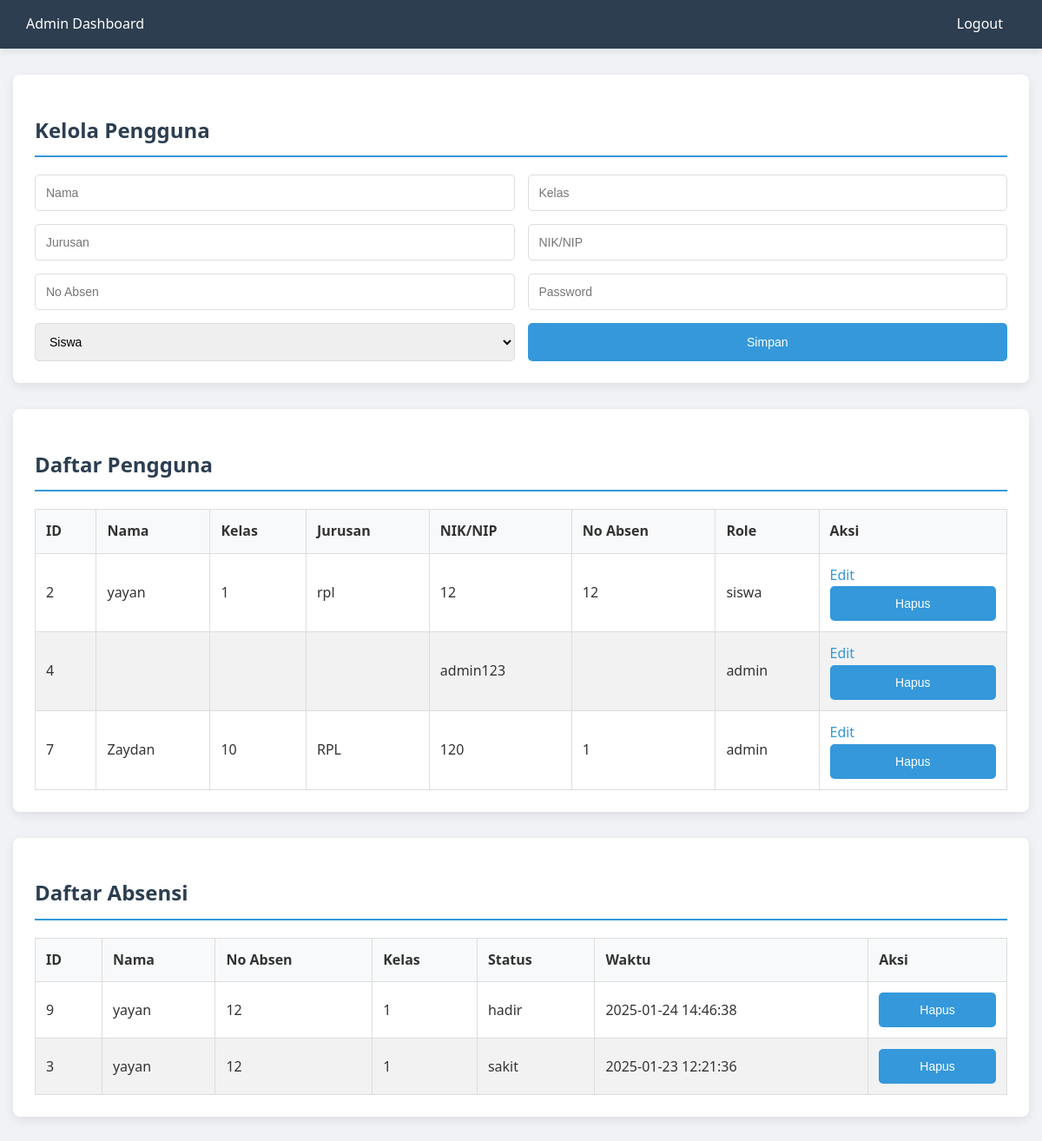
The app's page /php/admin.php (signed in) with its own data.
### tables this page shows
CREATE TABLE `users` (
  `id` int(11) NOT NULL,
  `name` varchar(100) DEFAULT NULL,
  `class` varchar(50) DEFAULT NULL,
  `jurusan` varchar(100) DEFAULT NULL,
  `nik_nip` varchar(50) DEFAULT NULL,
  `no_absen` int(11) DEFAULT NULL,
  `password` varchar(255) DEFAULT NULL,
  `created_at` timestamp NOT NULL DEFAULT current_timestamp(),
  `role` enum('admin','siswa') NOT NULL DEFAULT 'siswa'
);

CREATE TABLE `absens` (
  `id` int(11) NOT NULL,
  `user_id` int(11) NOT NULL,
  `name` varchar(255) NOT NULL,
  `class` varchar(255) NOT NULL,
  `jurusan` varchar(255) NOT NULL,
  `nik_nip` varchar(255) NOT NULL,
  `no_absen` varchar(50) NOT NULL,
  `role` varchar(50) NOT NULL,
  `time` datetime NOT NULL,
  `status` enum('hadir','sakit','izin') NOT NULL
);

### php/admin.php (the view, shortened to what this page needs)
<?php
include "database.php";
$users = $conn->query("SELECT * FROM users ORDER BY id ASC");
$attendance = $conn->query("SELECT a.id, a.time, a.status, u.name, u.no_absen, u.class FROM absens a JOIN users u ON a.user_id = u.id ORDER BY a.time DESC");
?>
<!DOCTYPE html>
<html lang="en">
<head>
    <link rel="stylesheet" href="../css/admincss.css">
</head>
<body>
<nav>
    <div>Admin Dashboard</div>
    <ul>
        <li><a href="logout.php">Logout</a></li>
    </ul>
</nav>
<div class="container">
    <section>
        <h2>Kelola Pengguna</h2>
        <form method="POST">
            <input type="text" name="name" placeholder="Nama" value="<?= htmlspecialchars($user_data['name'] ?? '') ?>" required>
            <input type="text" name="class" placeholder="Kelas" value="<?= htmlspecialchars($user_data['class'] ?? '') ?>" required>
            <input type="text" name="jurusan" placeholder="Jurusan" value="<?= htmlspecialchars($user_data['jurusan'] ?? '') ?>" required>
            <input type="text" name="nik_nip" placeholder="NIK/NIP" value="<?= htmlspecialchars($user_data['nik_nip'] ?? '') ?>" required>
            <input type="text" name="no_absen" placeholder="No Absen" value="<?= htmlspecialchars($user_data['no_absen'] ?? '') ?>" required>
            <input type="password" name="password" placeholder="Password">
            <select name="role" required>
                <option value="siswa" <?= (isset($user_data) && $user_data['role'] === 'siswa') ? 'selected' : '' ?>>Siswa</option>
            </select>
            <button type="submit">Simpan</button>
        </form>
    </section>
    <section>
        <h2>Daftar Pengguna</h2>
        <table>
            <thead>
                <tr>
                    <th>ID</th>
                    <th>Nama</th>
                    <th>Kelas</th>
                    <th>Jurusan</th>
                    <th>NIK/NIP</th>
                    <th>No Absen</th>
                    <th>Role</th>
                    <th>Aksi</th>
                </tr>
            </thead>
            <tbody>
                <?php while ($user = $users->fetch_assoc()): ?>
                    <tr>
                        <td><?= $user['id'] ?></td>
                        <td><?= htmlspecialchars($user['name']) ?></td>
                        <td><?= htmlspecialchars($user['class']) ?></td>
                        <td><?= htmlspecialchars($user['jurusan']) ?></td>
                        <td><?= htmlspecialchars($user['nik_nip']) ?></td>
                        <td><?= htmlspecialchars($user['no_absen']) ?></td>
                        <td><?= htmlspecialchars($user['role']) ?></td>
                        <td>
                            <a href="?edit_id=<?= $user['id'] ?>">Edit</a>
                            <form method="POST" style="display:inline;">
                                <button type="submit">Hapus</button>
                            </form>
                        </td>
                    </tr>
                <?php endwhile; ?>
            </tbody>
        </table>
    </section>
    <section>
        <h2>Daftar Absensi</h2>
        <table>
            <thead>
                <tr>
                    <th>ID</th>
                    <th>Nama</th>
                    <th>No Absen</th>
                    <th>Kelas</th>
                    <th>Status</th>
                    <th>Waktu</th>
                    <th>Aksi</th>
                </tr>
            </thead>
            <tbody>
                <?php while ($row = $attendance->fetch_assoc()): ?>
                    <tr>
                        <td><?= $row['id'] ?></td>
                        <td><?= htmlspecialchars($row['name']) ?></td>
                        <td><?= htmlspecialchars($row['no_absen']) ?></td>
                        <td><?= htmlspecialchars($row['class']) ?></td>
                        <td><?= htmlspecialchars($row['status']) ?></td>
                        <td><?= htmlspecialchars($row['time']) ?></td>
                        <td>
                            <form method="POST" style="display:inline;">
                                <button type="submit">Hapus</button>
                            </form>
                        </td>
                    </tr>
                <?php endwhile; ?>
            </tbody>
        </table>
    </section>
</div>
</body>
</html>

### css/admincss.css (style rules this page uses)
body { font-family: 'Segoe UI', Tahoma, Geneva, Verdana, sans-serif; background-color: #f0f2f5; margin: 0; padding: 0; line-height: 1.6; color: #333; }
nav { background-color: #2c3e50; color: white; display: flex; justify-content: space-between; align-items: center; padding: 15px 30px; box-shadow: 0 2px 10px rgba(0,0,0,0.1); }
nav ul { list-style: none; display: flex; margin: 0; padding: 0; }
nav ul li a { color: white; text-decoration: none; padding: 10px 15px; border-radius: 4px; transition: background-color 0.3s ease; }
.container { max-width: 1200px; margin: 30px auto; padding: 0 15px; }
section { background-color: white; border-radius: 8px; box-shadow: 0 4px 12px rgba(0,0,0,0.08); margin-bottom: 30px; padding: 25px; }
section h2 { border-bottom: 2px solid #3498db; padding-bottom: 10px; color: #2c3e50; margin-bottom: 20px; }
form { display: grid; grid-template-columns: 1fr 1fr; gap: 15px; }
input, select, button { width: 100%; padding: 12px; border: 1px solid #ddd; border-radius: 5px; box-sizing: border-box; font-size: 14px; }
button { background-color: #3498db; color: white; border: none; cursor: pointer; transition: background-color 0.3s ease, transform 0.2s; }
table { width: 100%; border-collapse: collapse; margin-top: 15px; }
table thead { background-color: #f8f9fa; }
table th, table td { border: 1px solid #ddd; padding: 12px; text-align: left; }
table tr:nth-child(even) { background-color: #f2f2f2; }
td a { color: #3498db; text-decoration: none; margin-right: 10px; transition: color 0.3s ease; }

### records on screen
users: id "2", name "yayan", class "1", jurusan "rpl", nik_nip "12", no_absen "12", role "siswa"
users: id "4", nik_nip "admin123", role "admin"
users: id "7", name "Zaydan", class "10", jurusan "RPL", nik_nip "120", no_absen "1", role "admin"
absens: id "9", user.name "yayan", user.no_absen "12", user.class "1", status "hadir", time "2025-01-24 14:46:38"
absens: id "3", user.name "yayan", user.no_absen "12", user.class "1", status "sakit", time "2025-01-23 12:21:36"
